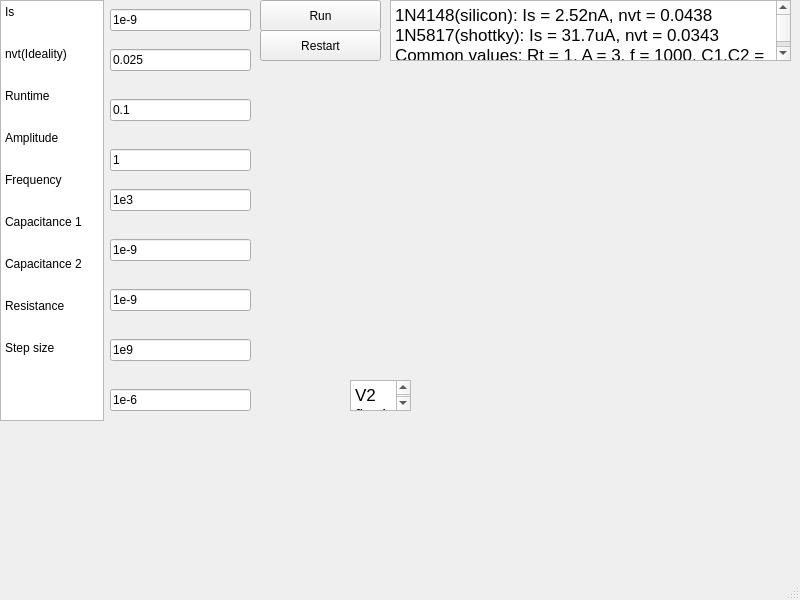
<?xml version="1.0" encoding="UTF-8"?>
<ui version="4.0">
 <class>solver</class>
 <widget class="QMainWindow" name="solver">
  <property name="geometry">
   <rect>
    <x>0</x>
    <y>0</y>
    <width>800</width>
    <height>600</height>
   </rect>
  </property>
  <property name="windowTitle">
   <string>solver</string>
  </property>
  <widget class="QWidget" name="centralwidget">
   <widget class="QWidget" name="horizontalLayoutWidget">
    <property name="geometry">
     <rect>
      <x>110</x>
      <y>140</y>
      <width>141</width>
      <height>41</height>
     </rect>
    </property>
    <layout class="QHBoxLayout" name="horizontalLayout">
     <item>
      <widget class="QLineEdit" name="lineEdit">
       <property name="text">
        <string>1</string>
       </property>
      </widget>
     </item>
    </layout>
   </widget>
   <widget class="QWidget" name="horizontalLayoutWidget_3">
    <property name="geometry">
     <rect>
      <x>110</x>
      <y>180</y>
      <width>141</width>
      <height>41</height>
     </rect>
    </property>
    <layout class="QHBoxLayout" name="horizontalLayout_3">
     <item>
      <widget class="QLineEdit" name="lineEdit_3">
       <property name="text">
        <string>1e3</string>
       </property>
      </widget>
     </item>
    </layout>
   </widget>
   <widget class="QWidget" name="horizontalLayoutWidget_2">
    <property name="geometry">
     <rect>
      <x>110</x>
      <y>230</y>
      <width>141</width>
      <height>41</height>
     </rect>
    </property>
    <layout class="QHBoxLayout" name="horizontalLayout_2">
     <item>
      <widget class="QLineEdit" name="lineEdit_2">
       <property name="text">
        <string>1e-9</string>
       </property>
      </widget>
     </item>
    </layout>
   </widget>
   <widget class="QWidget" name="horizontalLayoutWidget_4">
    <property name="geometry">
     <rect>
      <x>110</x>
      <y>280</y>
      <width>141</width>
      <height>41</height>
     </rect>
    </property>
    <layout class="QHBoxLayout" name="horizontalLayout_4">
     <item>
      <widget class="QLineEdit" name="lineEdit_4">
       <property name="text">
        <string>1e-9</string>
       </property>
      </widget>
     </item>
    </layout>
   </widget>
   <widget class="QWidget" name="horizontalLayoutWidget_5">
    <property name="geometry">
     <rect>
      <x>110</x>
      <y>90</y>
      <width>141</width>
      <height>41</height>
     </rect>
    </property>
    <layout class="QHBoxLayout" name="horizontalLayout_5">
     <item>
      <widget class="QLineEdit" name="lineEdit_5">
       <property name="text">
        <string>0.1</string>
       </property>
      </widget>
     </item>
    </layout>
   </widget>
   <widget class="QWidget" name="horizontalLayoutWidget_6">
    <property name="geometry">
     <rect>
      <x>110</x>
      <y>330</y>
      <width>141</width>
      <height>41</height>
     </rect>
    </property>
    <layout class="QHBoxLayout" name="horizontalLayout_6">
     <item>
      <widget class="QLineEdit" name="lineEdit_6">
       <property name="text">
        <string>1e9</string>
       </property>
      </widget>
     </item>
    </layout>
   </widget>
   <widget class="QPlainTextEdit" name="plainTextEdit">
    <property name="geometry">
     <rect>
      <x>0</x>
      <y>0</y>
      <width>104</width>
      <height>421</height>
     </rect>
    </property>
    <property name="plainText">
     <string>Is


nvt(Ideality)


Runtime


Amplitude


Frequency


Capacitance 1


Capacitance 2


Resistance


Step size</string>
    </property>
   </widget>
   <widget class="QPushButton" name="pushButton">
    <property name="geometry">
     <rect>
      <x>260</x>
      <y>0</y>
      <width>121</width>
      <height>31</height>
     </rect>
    </property>
    <property name="text">
     <string>Run</string>
    </property>
   </widget>
   <widget class="QWidget" name="horizontalLayoutWidget_7">
    <property name="geometry">
     <rect>
      <x>110</x>
      <y>40</y>
      <width>141</width>
      <height>41</height>
     </rect>
    </property>
    <layout class="QHBoxLayout" name="horizontalLayout_7">
     <item>
      <widget class="QLineEdit" name="lineEdit_7">
       <property name="text">
        <string>0.025</string>
       </property>
      </widget>
     </item>
    </layout>
   </widget>
   <widget class="QWidget" name="horizontalLayoutWidget_8">
    <property name="geometry">
     <rect>
      <x>110</x>
      <y>0</y>
      <width>141</width>
      <height>41</height>
     </rect>
    </property>
    <layout class="QHBoxLayout" name="horizontalLayout_8">
     <item>
      <widget class="QLineEdit" name="lineEdit_8">
       <property name="text">
        <string>1e-9</string>
       </property>
      </widget>
     </item>
    </layout>
   </widget>
   <widget class="QTextEdit" name="textEdit">
    <property name="geometry">
     <rect>
      <x>390</x>
      <y>0</y>
      <width>401</width>
      <height>61</height>
     </rect>
    </property>
    <property name="html">
     <string>&lt;!DOCTYPE HTML PUBLIC &quot;-//W3C//DTD HTML 4.0//EN&quot; &quot;http://www.w3.org/TR/REC-html40/strict.dtd&quot;&gt;
&lt;html&gt;&lt;head&gt;&lt;meta name=&quot;qrichtext&quot; content=&quot;1&quot; /&gt;&lt;meta charset=&quot;utf-8&quot; /&gt;&lt;style type=&quot;text/css&quot;&gt;
p, li { white-space: pre-wrap; }
hr { height: 1px; border-width: 0; }
&lt;/style&gt;&lt;/head&gt;&lt;body style=&quot; font-family:'.AppleSystemUIFont'; font-size:13pt; font-weight:400; font-style:normal;&quot;&gt;
&lt;p style=&quot; margin-top:0px; margin-bottom:0px; margin-left:0px; margin-right:0px; -qt-block-indent:0; text-indent:0px;&quot;&gt;1N4148(silicon): Is = 2.52nA, nvt = 0.0438&lt;/p&gt;
&lt;p style=&quot; margin-top:0px; margin-bottom:0px; margin-left:0px; margin-right:0px; -qt-block-indent:0; text-indent:0px;&quot;&gt;1N5817(shottky): Is = 31.7uA, nvt = 0.0343&lt;/p&gt;
&lt;p style=&quot; margin-top:0px; margin-bottom:0px; margin-left:0px; margin-right:0px; -qt-block-indent:0; text-indent:0px;&quot;&gt;Common values: Rt = 1, A = 3, f = 1000, C1,C2 = 2e-9, R = 1e9&lt;/p&gt;&lt;/body&gt;&lt;/html&gt;</string>
    </property>
   </widget>
   <widget class="QWidget" name="verticalLayoutWidget">
    <property name="geometry">
     <rect>
      <x>269</x>
      <y>69</y>
      <width>531</width>
      <height>301</height>
     </rect>
    </property>
    <layout class="QVBoxLayout" name="ChartL"/>
   </widget>
   <widget class="QPushButton" name="pushButton_2">
    <property name="geometry">
     <rect>
      <x>260</x>
      <y>30</y>
      <width>121</width>
      <height>31</height>
     </rect>
    </property>
    <property name="text">
     <string>Restart</string>
    </property>
   </widget>
   <widget class="QWidget" name="horizontalLayoutWidget_9">
    <property name="geometry">
     <rect>
      <x>110</x>
      <y>380</y>
      <width>141</width>
      <height>41</height>
     </rect>
    </property>
    <layout class="QHBoxLayout" name="horizontalLayout_9">
     <item>
      <widget class="QLineEdit" name="lineEdit_9">
       <property name="text">
        <string>1e-6</string>
       </property>
      </widget>
     </item>
    </layout>
   </widget>
   <widget class="QLabel" name="label">
    <property name="geometry">
     <rect>
      <x>420</x>
      <y>380</y>
      <width>101</width>
      <height>31</height>
     </rect>
    </property>
    <property name="text">
     <string/>
    </property>
   </widget>
   <widget class="QTextBrowser" name="textBrowser">
    <property name="geometry">
     <rect>
      <x>350</x>
      <y>380</y>
      <width>61</width>
      <height>31</height>
     </rect>
    </property>
    <property name="html">
     <string>&lt;!DOCTYPE HTML PUBLIC &quot;-//W3C//DTD HTML 4.0//EN&quot; &quot;http://www.w3.org/TR/REC-html40/strict.dtd&quot;&gt;
&lt;html&gt;&lt;head&gt;&lt;meta name=&quot;qrichtext&quot; content=&quot;1&quot; /&gt;&lt;meta charset=&quot;utf-8&quot; /&gt;&lt;style type=&quot;text/css&quot;&gt;
p, li { white-space: pre-wrap; }
hr { height: 1px; border-width: 0; }
&lt;/style&gt;&lt;/head&gt;&lt;body style=&quot; font-family:'.AppleSystemUIFont'; font-size:13pt; font-weight:400; font-style:normal;&quot;&gt;
&lt;p style=&quot; margin-top:0px; margin-bottom:0px; margin-left:0px; margin-right:0px; -qt-block-indent:0; text-indent:0px;&quot;&gt;V2 final:&lt;/p&gt;&lt;/body&gt;&lt;/html&gt;</string>
    </property>
   </widget>
  </widget>
  <widget class="QMenuBar" name="menubar">
   <property name="geometry">
    <rect>
     <x>0</x>
     <y>0</y>
     <width>800</width>
     <height>24</height>
    </rect>
   </property>
  </widget>
  <widget class="QStatusBar" name="statusbar"/>
 </widget>
 <resources/>
 <connections/>
</ui>
